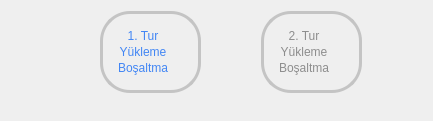
     <widget class="QFrame" name="bottom_frame">
      <property name="maximumSize">
       <size>
        <width>16777215</width>
        <height>16777215</height>
       </size>
      </property>
      <property name="frameShape">
       <enum>QFrame::NoFrame</enum>
      </property>
      <property name="frameShadow">
       <enum>QFrame::Raised</enum>
      </property>
      <layout class="QHBoxLayout" name="horizontalLayout_2">
       <property name="spacing">
        <number>60</number>
       </property>
       <property name="leftMargin">
        <number>100</number>
       </property>
       <property name="bottomMargin">
        <number>28</number>
       </property>
       <item>
        <widget class="QFrame" name="step_1">
         <property name="maximumSize">
          <size>
           <width>250</width>
           <height>170</height>
          </size>
         </property>
         <property name="styleSheet">
          <string notr="true">QFrame#step_1{
border: 3px solid #c4c4c4;
border-radius: 30px;
}</string>
         </property>
         <property name="frameShape">
          <enum>QFrame::NoFrame</enum>
         </property>
         <property name="frameShadow">
          <enum>QFrame::Raised</enum>
         </property>
         <layout class="QGridLayout" name="gridLayout_4">
          <property name="leftMargin">
           <number>15</number>
          </property>
          <property name="topMargin">
           <number>15</number>
          </property>
          <property name="rightMargin">
           <number>30</number>
          </property>
          <property name="bottomMargin">
           <number>15</number>
          </property>
          <property name="horizontalSpacing">
           <number>50</number>
          </property>
          <property name="verticalSpacing">
           <number>2</number>
          </property>
          <item row="0" column="0">
           <widget class="QLabel" name="step1_label">
            <property name="maximumSize">
             <size>
              <width>16777215</width>
              <height>40</height>
             </size>
            </property>
            <property name="styleSheet">
             <string notr="true">font: 63 24pt &quot;Bahnschrift SemiBold&quot;;
color: #4286f4;</string>
            </property>
            <property name="text">
             <string>1. Tur</string>
            </property>
            <property name="alignment">
             <set>Qt::AlignCenter</set>
            </property>
           </widget>
          </item>
          <item row="1" column="0">
           <widget class="QLabel" name="loading1">
            <property name="maximumSize">
             <size>
              <width>16777215</width>
              <height>40</height>
             </size>
            </property>
            <property name="styleSheet">
             <string notr="true">font: 63 14pt &quot;Bahnschrift SemiBold&quot;;
color: #4286f4;</string>
            </property>
            <property name="text">
             <string>Yükleme</string>
            </property>
            <property name="alignment">
             <set>Qt::AlignCenter</set>
            </property>
           </widget>
          </item>
          <item row="2" column="0">
           <widget class="QLabel" name="unloading1">
            <property name="maximumSize">
             <size>
              <width>16777215</width>
              <height>40</height>
             </size>
            </property>
            <property name="styleSheet">
             <string notr="true">font: 63 14pt &quot;Bahnschrift SemiBold&quot;;
color: #4286f4;</string>
            </property>
            <property name="text">
             <string>Boşaltma</string>
            </property>
            <property name="alignment">
             <set>Qt::AlignCenter</set>
            </property>
           </widget>
          </item>
         </layout>
        </widget>
       </item>
       <item>
        <widget class="QFrame" name="step_2">
         <property name="maximumSize">
          <size>
           <width>250</width>
           <height>170</height>
          </size>
         </property>
         <property name="styleSheet">
          <string notr="true">QFrame#step_2{
border: 3px solid #c4c4c4;
border-radius: 30px;
}</string>
         </property>
         <property name="frameShape">
          <enum>QFrame::NoFrame</enum>
         </property>
         <property name="frameShadow">
          <enum>QFrame::Raised</enum>
         </property>
         <layout class="QGridLayout" name="gridLayout_5">
          <property name="leftMargin">
           <number>15</number>
          </property>
          <property name="topMargin">
           <number>15</number>
          </property>
          <property name="rightMargin">
           <number>30</number>
          </property>
          <property name="bottomMargin">
           <number>15</number>
          </property>
          <property name="horizontalSpacing">
           <number>50</number>
          </property>
          <property name="verticalSpacing">
           <number>2</number>
          </property>
          <item row="0" column="0">
           <widget class="QLabel" name="step2_label">
            <property name="maximumSize">
             <size>
              <width>16777215</width>
              <height>40</height>
             </size>
            </property>
            <property name="styleSheet">
             <string notr="true">font: 63 24pt &quot;Bahnschrift SemiBold&quot;;
color: rgb(141, 141, 141);</string>
            </property>
            <property name="text">
             <string>2. Tur</string>
            </property>
            <property name="alignment">
             <set>Qt::AlignCenter</set>
            </property>
           </widget>
          </item>
          <item row="1" column="0">
           <widget class="QLabel" name="loading2">
            <property name="maximumSize">
             <size>
              <width>16777215</width>
              <height>40</height>
             </size>
            </property>
            <property name="styleSheet">
             <string notr="true">font: 63 14pt &quot;Bahnschrift SemiBold&quot;;
color: rgb(141, 141, 141);</string>
            </property>
            <property name="text">
             <string>Yükleme</string>
            </property>
            <property name="alignment">
             <set>Qt::AlignCenter</set>
            </property>
           </widget>
          </item>
          <item row="2" column="0">
           <widget class="QLabel" name="unloading2">
            <property name="maximumSize">
             <size>
              <width>16777215</width>
              <height>40</height>
             </size>
            </property>
            <property name="styleSheet">
             <string notr="true">font: 63 14pt &quot;Bahnschrift SemiBold&quot;;
color: rgb(141, 141, 141);</string>
            </property>
            <property name="text">
             <string>Boşaltma</string>
            </property>
            <property name="alignment">
             <set>Qt::AlignCenter</set>
            </property>
           </widget>
          </item>
         </layout>
        </widget>
       </item>
       <item>
        <widget class="QFrame" name="frame_5">
         <property name="maximumSize">
          <size>
           <width>16777215</width>
           <height>170</height>
          </size>
         </property>
         <property name="frameShape">
          <enum>QFrame::NoFrame</enum>
         </property>
         <property name="frameShadow">
          <enum>QFrame::Raised</enum>
         </property>
         <widget class="QLabel" name="label_3">
          <property name="geometry">
           <rect>
            <x>39</x>
            <y>59</y>
            <width>41</width>
            <height>41</height>
           </rect>
          </property>
          <property name="styleSheet">
           <string notr="true">color: #EB1D36;
font: 83 28pt &quot;Bahnschrift Bold&quot;;</string>
          </property>
          <property name="text">
           <string>←</string>
          </property>
         </widget>
         <widget class="QLabel" name="label_4">
          <property name="geometry">
           <rect>
            <x>167</x>
            <y>59</y>
            <width>31</width>
            <height>31</height>
           </rect>
          </property>
          <property name="styleSheet">
           <string notr="true">color: #EB1D36;
font: 83 18pt &quot;Bahnschrift Bold&quot;;</string>
          </property>
          <property name="text">
           <string>R</string>
          </property>
          <property name="alignment">
           <set>Qt::AlignCenter</set>
          </property>
         </widget>
         <widget class="QLabel" name="label_5">
          <property name="geometry">
           <rect>
            <x>135</x>
            <y>59</y>
            <width>41</width>
            <height>41</height>
           </rect>
          </property>
          <property name="styleSheet">
           <string notr="true">color: #EB1D36;
font: 83 28pt &quot;Bahnschrift Bold&quot;;</string>
          </property>
          <property name="text">
           <string>→</string>
          </property>
         </widget>
         <widget class="QLabel" name="label_6">
          <property name="geometry">
           <rect>
            <x>85</x>
            <y>94</y>
            <width>41</width>
            <height>51</height>
           </rect>
          </property>
          <property name="styleSheet">
           <string notr="true">color: #EB1D36;
font: 83 28pt &quot;Bahnschrift Bold&quot;;</string>
          </property>
          <property name="text">
           <string>↓</string>
          </property>
          <property name="alignment">
           <set>Qt::AlignCenter</set>
          </property>
         </widget>
         <widget class="QLabel" name="label_9">
          <property name="geometry">
           <rect>
            <x>85</x>
            <y>10</y>
            <width>41</width>
            <height>51</height>
           </rect>
          </property>
          <property name="styleSheet">
           <string notr="true">color: #EB1D36;
font: 83 28pt &quot;Bahnschrift Bold&quot;;</string>
          </property>
          <property name="text">
           <string>↑</string>
          </property>
          <property name="alignment">
           <set>Qt::AlignCenter</set>
          </property>
         </widget>
         <widget class="QLabel" name="label_16">
          <property name="geometry">
           <rect>
            <x>90</x>
            <y>140</y>
            <width>31</width>
            <height>31</height>
           </rect>
          </property>
          <property name="styleSheet">
           <string notr="true">color: #EB1D36;
font: 83 18pt &quot;Bahnschrift Bold&quot;;</string>
          </property>
          <property name="text">
           <string>D</string>
          </property>
          <property name="alignment">
           <set>Qt::AlignCenter</set>
          </property>
         </widget>
         <widget class="QLabel" name="label_17">
          <property name="geometry">
           <rect>
            <x>90</x>
            <y>0</y>
            <width>31</width>
            <height>31</height>
           </rect>
          </property>
          <property name="styleSheet">
           <string notr="true">color: #EB1D36;
font: 83 18pt &quot;Bahnschrift Bold&quot;;</string>
          </property>
          <property name="text">
           <string>U</string>
          </property>
          <property name="alignment">
           <set>Qt::AlignCenter</set>
          </property>
         </widget>
         <widget class="QLabel" name="label_18">
          <property name="geometry">
           <rect>
            <x>10</x>
            <y>59</y>
            <width>31</width>
            <height>31</height>
           </rect>
          </property>
          <property name="styleSheet">
           <string notr="true">color: #EB1D36;
font: 83 18pt &quot;Bahnschrift Bold&quot;;</string>
          </property>
          <property name="text">
           <string>L</string>
          </property>
          <property name="alignment">
           <set>Qt::AlignCenter</set>
          </property>
         </widget>
         <widget class="QLineEdit" name="final_lineedit">
          <property name="geometry">
           <rect>
            <x>210</x>
            <y>90</y>
            <width>223</width>
            <height>40</height>
           </rect>
          </property>
          <property name="minimumSize">
           <size>
            <width>223</width>
            <height>40</height>
           </size>
          </property>
          <property name="styleSheet">
           <string notr="true">background-color: #203A43;
border: 2px solid #203A43;
border-radius: 15px;
	font: 63 14pt &quot;Bahnschrift SemiBold&quot;;
	color: rgb(209, 209, 209);</string>
          </property>
         </widget>
         <widget class="QPushButton" name="final_l">
          <property name="geometry">
           <rect>
            <x>580</x>
            <y>40</y>
            <width>105</width>
            <height>40</height>
           </rect>
          </property>
          <property name="minimumSize">
           <size>
            <width>105</width>
            <height>40</height>
           </size>
          </property>
          <property name="styleSheet">
           <string notr="true">QPushButton{
border: 2px solid #4286f4;
border-radius: 15px;
	font: 63 14pt &quot;Bahnschrift SemiBold&quot;;
	color: rgb(209, 209, 209);
}
QPushButton:hover{
background-color: transparent;

background-color: #4286f4;
}</string>
          </property>
          <property name="text">
           <string>L</string>
          </property>
         </widget>
         <widget class="QPushButton" name="final_u">
          <property name="geometry">
           <rect>
            <x>210</x>
            <y>40</y>
            <width>111</width>
            <height>40</height>
           </rect>
          </property>
          <property name="minimumSize">
           <size>
            <width>0</width>
            <height>40</height>
           </size>
          </property>
          <property name="styleSheet">
           <string notr="true">QPushButton{
border: 2px solid #4286f4;
border-radius: 15px;
	font: 63 14pt &quot;Bahnschrift SemiBold&quot;;
	color: rgb(209, 209, 209);
}
QPushButton:hover{
background-color: transparent;

background-color: #4286f4;
}</string>
          </property>
          <property name="text">
           <string>U</string>
          </property>
         </widget>
         <widget class="QPushButton" name="final_d">
          <property name="geometry">
           <rect>
            <x>330</x>
            <y>40</y>
            <width>111</width>
            <height>40</height>
           </rect>
          </property>
          <property name="minimumSize">
           <size>
            <width>111</width>
            <height>40</height>
           </size>
          </property>
          <property name="maximumSize">
           <size>
            <width>80</width>
            <height>16777215</height>
           </size>
          </property>
          <property name="styleSheet">
           <string notr="true">QPushButton{
border: 2px solid #4286f4;
border-radius: 15px;
	font: 63 14pt &quot;Bahnschrift SemiBold&quot;;
	color: rgb(209, 209, 209);
}
QPushButton:hover{
background-color: transparent;

background-color: #4286f4;
}</string>
          </property>
          <property name="text">
           <string>D</string>
          </property>
         </widget>
         <widget class="QPushButton" name="final_r">
          <property name="geometry">
           <rect>
            <x>450</x>
            <y>40</y>
            <width>105</width>
            <height>40</height>
           </rect>
          </property>
          <property name="minimumSize">
           <size>
            <width>105</width>
            <height>40</height>
           </size>
          </property>
          <property name="maximumSize">
           <size>
            <width>80</width>
            <height>16777215</height>
           </size>
          </property>
          <property name="styleSheet">
           <string notr="true">QPushButton{
border: 2px solid #4286f4;
border-radius: 15px;
	font: 63 14pt &quot;Bahnschrift SemiBold&quot;;
	color: rgb(209, 209, 209);
}
QPushButton:hover{
background-color: transparent;

background-color: #4286f4;
}</string>
          </property>
          <property name="text">
           <string>R</string>
          </property>
         </widget>
         <widget class="QLabel" name="label_19">
          <property name="geometry">
           <rect>
            <x>210</x>
            <y>10</y>
            <width>111</width>
            <height>23</height>
           </rect>
          </property>
          <property name="styleSheet">
           <string notr="true">font: 63 14pt &quot;Bahnschrift SemiBold&quot;;
color: rgb(240, 235, 227);</string>
          </property>
          <property name="text">
           <string>Bitiş</string>
          </property>
         </widget>
         <widget class="QLabel" name="label">
          <property name="geometry">
           <rect>
            <x>210</x>
            <y>140</y>
            <width>121</width>
            <height>21</height>
           </rect>
          </property>
          <property name="styleSheet">
           <string notr="true">font: 63 14pt &quot;Bahnschrift SemiBold&quot;;
color: rgb(240, 235, 227);</string>
          </property>
          <property name="text">
           <string>Görev süresi:</string>
          </property>
         </widget>
         <widget class="QLabel" name="time_label">
          <property name="geometry">
           <rect>
            <x>340</x>
            <y>140</y>
            <width>111</width>
            <height>21</height>
           </rect>
          </property>
          <property name="styleSheet">
           <string notr="true">font: 63 14pt &quot;Bahnschrift SemiBold&quot;;
color: #4286f4;</string>
          </property>
          <property name="text">
           <string>0 dk</string>
          </property>
          <property name="alignment">
           <set>Qt::AlignCenter</set>
          </property>
         </widget>
        </widget>
       </item>
      </layout>
     </widget>
